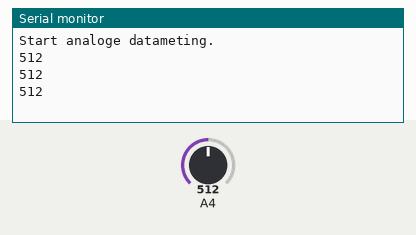
Simulated run of this sketch. Board: Arduino Mega 2560, built with avr-gcc and run on an emulated ATmega2560. On the bench: the last lines printed to the serial monitor. Inputs (shaded band) come from the test bench; at power-on: A4 = 512.

Above: at 1.3 s.
1.4 s: A4 set to 716
At 1.9 s:
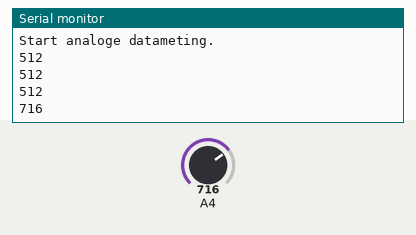
2.9 s: A4 set to 900
At 3.4 s:
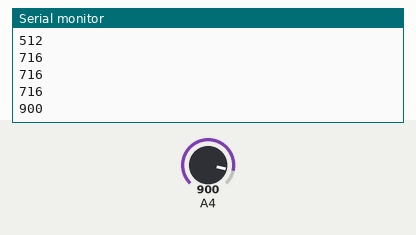
Timing chart, 0 to 5.9 s (numbered marks = the images above; inputs shaded):
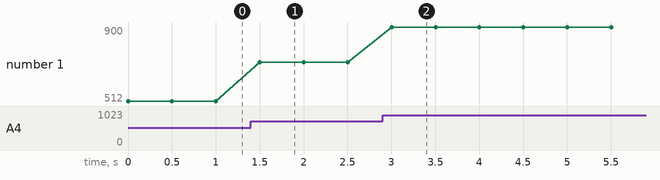

Measured:
- after the input at 1.4 s, the serial monitor: prints a new line after 0.10 s (image 1)
- after the input at 2.9 s, the serial monitor: prints a new line after 0.10 s (image 2)
- plotted number 1: 512 → 716 after the input at 1.4 s, 716 → 900 after the input at 2.9 s

The sketch:

AnalogeIngang.ino
```cpp
// Analoog signaal of potentiometer verbinden met een analoge pin. (bv: 36, 39, 32, 33)
// Let op: Analoog singaal tussen 0 en 3.3V!

const int AnalogInPin = 36;

// Variabele bevat de waarde van de analoge ingang. Waarde van 0 tem 4095 (12bit = 2^12)
int AnalogValue = 0;

//Voer 1x uit, bij opstart
void setup() {
  Serial.begin(115200);		//Start de communicatie naar de Serial Monitor
  Serial.println("Start analoge datameting.");
}

//Blij eindeloos uitvoeren
void loop() {
  AnalogValue = analogRead(AnalogInPin); 	//Lees de analoge waarde, en sla op in "AnalogValue"
  Serial.println(AnalogValue);		//Print deze waarde naar de terminal
  delay(500);	//==500 msec --> beperkt de print tot 2 punten per seconde
}
```
